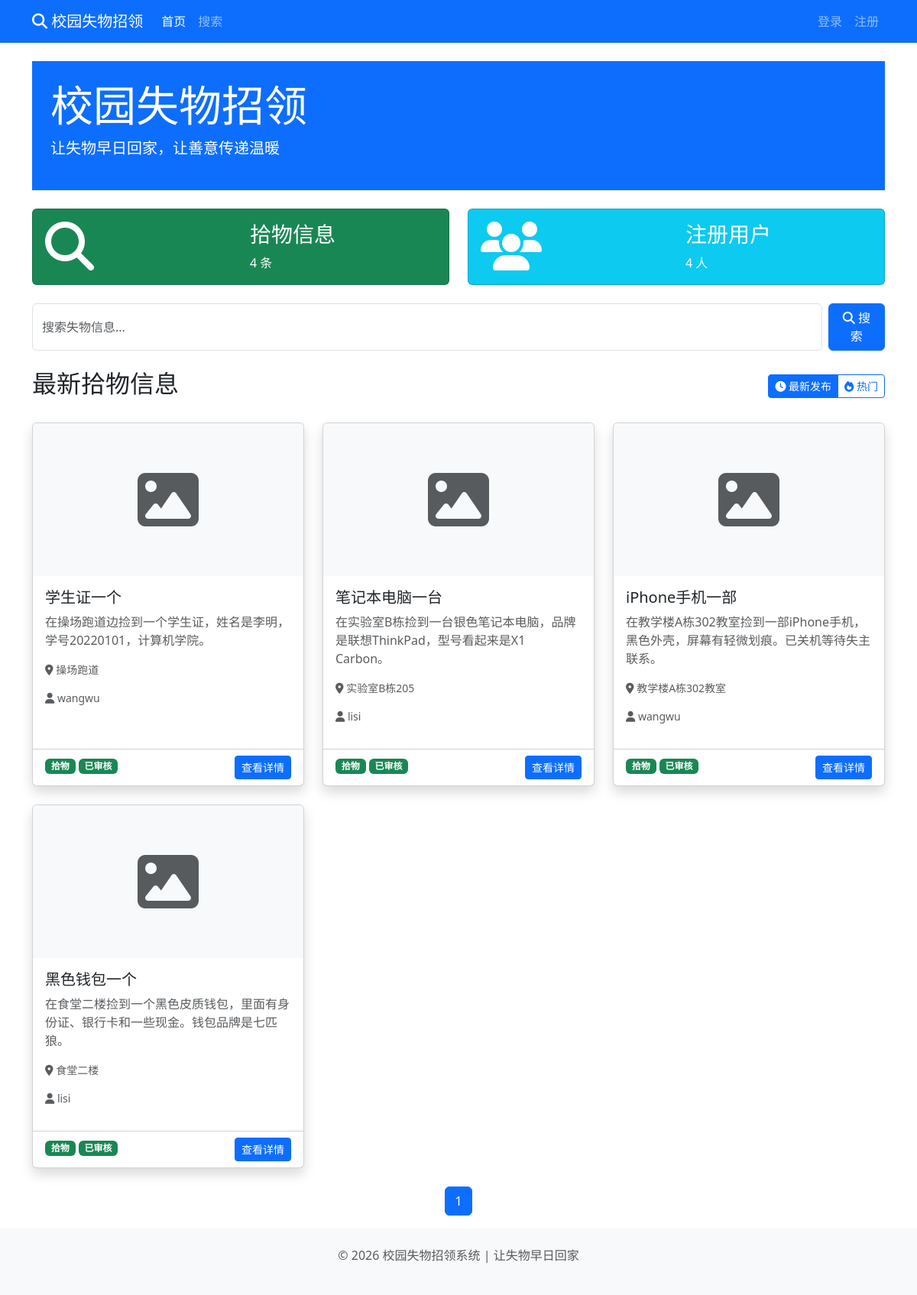
Before: / with the older database file.
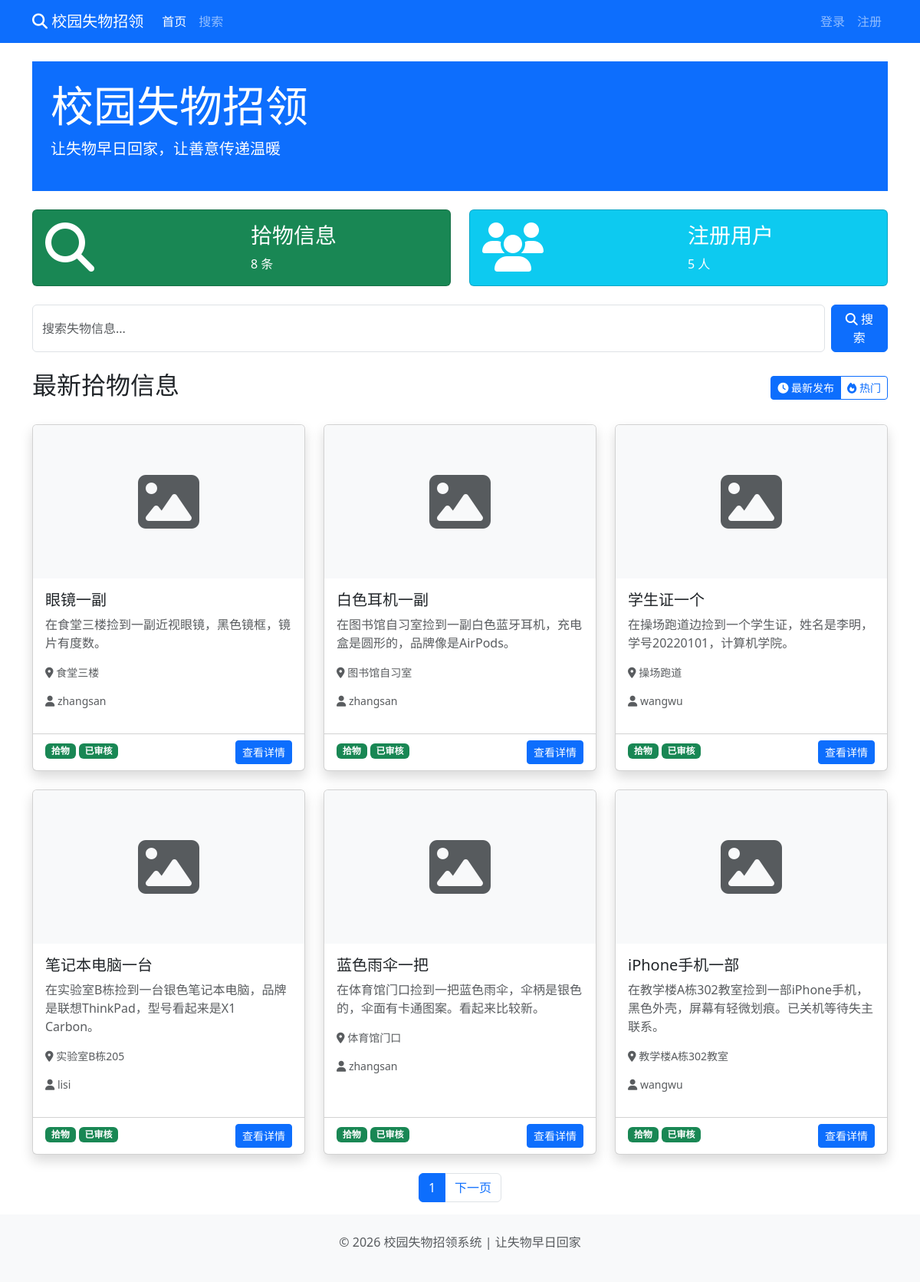
After: the same page with the newer database file.
### app.py (models this page shows, shortened)
class Post(db.Model):
    id = db.Column(db.Integer, primary_key=True)
    title = db.Column(db.String(100), nullable=False)
    description = db.Column(db.Text, nullable=False)
    pickup_time = db.Column(db.String(50), nullable=False)
    location = db.Column(db.String(100), nullable=False)
    place_location = db.Column(db.String(100), nullable=False)
    image = db.Column(db.String(200))
    author_id = db.Column(db.Integer, db.ForeignKey('user.id', ondelete='CASCADE'), nullable=False)
    post_type = db.Column(db.String(10), default='found')
    status = db.Column(db.String(20), default='pending')
    created_at = db.Column(db.DateTime, default=datetime.datetime.now)
    author = db.relationship('User', backref=db.backref('posts', lazy=True))

class User(UserMixin, db.Model):
    id = db.Column(db.Integer, primary_key=True)
    username = db.Column(db.String(80), unique=True, nullable=False)
    password_hash = db.Column(db.String(120), nullable=False)
    role = db.Column(db.String(20), default='user')
    created_at = db.Column(db.DateTime, default=datetime.datetime.now)

### app.py (the view)
@app.route('/')
def index():
    page = request.args.get('page', 1, type=int)
    sort = request.args.get('sort', 'time', type=str)
    if sort == 'hot':
        posts = Post.query.filter_by(status='approved').order_by(Post.created_at.desc()).paginate(page=page, per_page=6)
    else:
        posts = Post.query.filter_by(status='approved').order_by(Post.created_at.desc()).paginate(page=page, per_page=6)
    total_posts = Post.query.filter_by(status='approved').count()
    total_users = User.query.count()
    return render_template('index.html', posts=posts.items, page=page, total_pages=posts.pages, total_posts=total_posts, total_users=total_users, sort=sort)

### templates/index.html (shortened to what the changed rows need)
{% extends "base.html" %}
{% block content %}
<div class="mb-4">
    <div class="bg-primary text-white p-4 rounded-lg">
        <h1 class="display-4">校园失物招领</h1>
    </div>
</div>
<div class="row mb-4">
    <div class="col-md-6">
        <div class="card bg-success text-white">
            <div class="card-body">
                <div class="row">
                    <div class="col-6 text-right">
                        <h3 class="card-title">拾物信息</h3>
                        <p class="card-text">{{ total_posts }} 条</p>
                    </div>
                </div>
            </div>
        </div>
    </div>
    <div class="col-md-6">
        <div class="card bg-info text-white">
            <div class="card-body">
                <div class="row">
                    <div class="col-6 text-right">
                        <h3 class="card-title">注册用户</h3>
                        <p class="card-text">{{ total_users }} 人</p>
                    </div>
                </div>
            </div>
        </div>
    </div>
</div>
<div class="mb-4">
    <div class="d-flex justify-content-between align-items-center">
        <h2>最新拾物信息</h2>
    </div>
</div>
<div class="row row-cols-1 row-cols-md-2 row-cols-lg-3 g-4">
    {% for post in posts %}
    <div class="col">
        <div class="card h-100 shadow">
            {% if post.image %}
            <img src="{{ url_for('static', filename='images/' + post.image) }}" class="card-img-top" alt="物品图片" style="height: 200px; object-fit: cover;">
            {% else %}
            <div class="card-img-top bg-light d-flex align-items-center justify-content-center" style="height: 200px;">
                <i class="fas fa-image fa-5x text-muted"></i>
            </div>
            {% endif %}
            <div class="card-body">
                <h5 class="card-title">{{ post.title }}</h5>
                <p class="card-text text-muted">{{ post.description[:50] }}{% if post.description|length > 50 %}...{% endif %}</p>
                <div class="small text-muted">
                    <p><i class="fas fa-map-marker-alt"></i> {{ post.location }}</p>
                    <p><i class="fas fa-user"></i> {{ post.author.username }}</p>
                </div>
            </div>
            <div class="card-footer bg-transparent">
                <span class="badge bg-{{ 'success' if post.post_type == 'found' else 'danger' }}">
                    {{ '拾物' if post.post_type == 'found' else '失物' }}
                </span>
                <span class="badge bg-{{ 'success' if post.status == 'approved' else 'warning' }}">
                    {{ '已审核' if post.status == 'approved' else '待审核' }}
                </span>
                <a href="{{ url_for('post_detail', post_id=post.id) }}" class="btn btn-primary float-end btn-sm">
                    查看详情
                </a>
            </div>
        </div>
    </div>
    {% else %}
    <div class="col-12 text-center py-8">
        <i class="fas fa-inbox fa-5x text-muted mb-3"></i>
        <p class="text-muted">暂无拾物信息，快来发布第一条吧！</p>
    </div>
    {% endfor %}
</div>
{% if posts %}
<div class="mt-4">
    <nav aria-label="分页">
        <ul class="pagination justify-content-center">
            {% if page < total_pages %}
            <li class="page-item">
                <a class="page-link" href="{{ url_for('index', page=page+1) }}">下一页</a>
            </li>
            {% endif %}
        </ul>
    </nav>
</div>
{% endif %}
{% endblock %}

Changed rows visible on the page:
no longer on this page (row unchanged): Post: title "黑色钱包一个", description "在食堂二楼捡到一个黑色皮质钱包，里面有身份证、银行卡和一些现金。钱包品牌是七匹狼。", location "食堂二楼", author.username "lisi", post_type "拾物", status "已审核"
added Post: title "眼镜一副", description "在食堂三楼捡到一副近视眼镜，黑色镜框，镜片有度数。", location "食堂三楼", author.username "zhangsan", post_type "拾物", status "已审核"
added Post: title "白色耳机一副", description "在图书馆自习室捡到一副白色蓝牙耳机，充电盒是圆形的，品牌像是AirPods。", location "图书馆自习室", author.username "zhangsan", post_type "拾物", status "已审核"
added Post: title "蓝色雨伞一把", description "在体育馆门口捡到一把蓝色雨伞，伞柄是银色的，伞面有卡通图案。看起来比较新。", location "体育馆门口", author.username "zhangsan", post_type "拾物", status "已审核"
Other visible differences:
{{ total_posts }}: "4" → "8"
{{ total_users }}: "4" → "5"
text now shown: "下一页"
